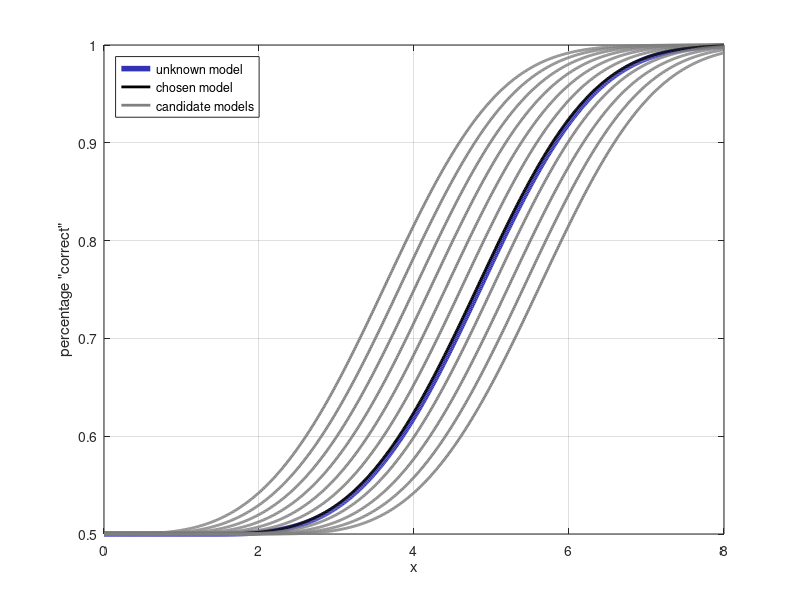
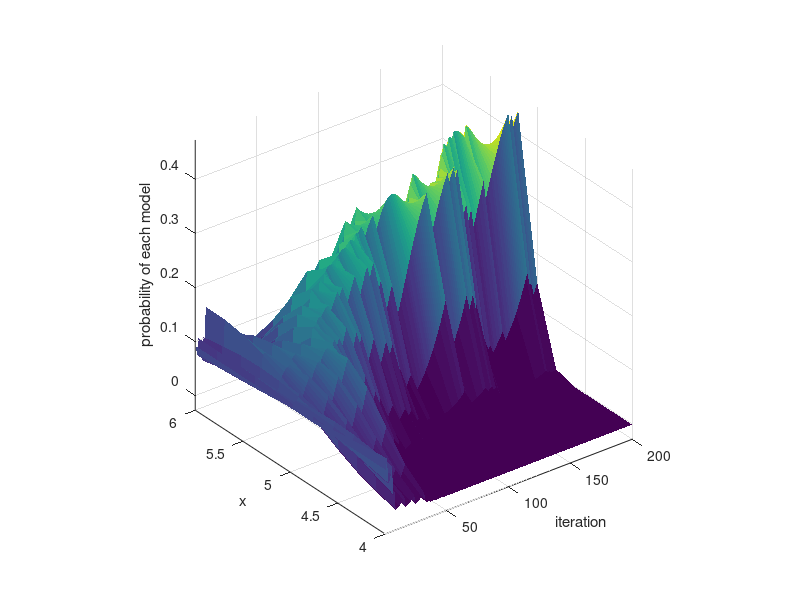
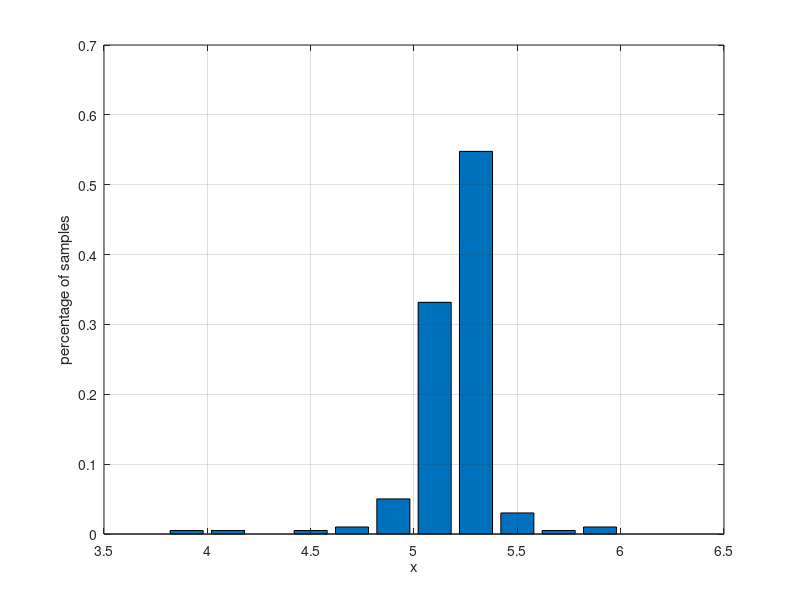

These figures' MATLAB source, in order:
% pr_exercise_6.m
%
% In this exercise we want to find the model which best approximates an unknown Psychometric
% function. We know that the unknown Psychometric function is a displaced representation, in the
% [0,2] interval, of a basic psychometric function with threshold=4. We have 11 models whose
% displacement varies in the [0,2] interval with a step of 0.2. There are two ways of finding
% the best approximation.
%
% First we can get 20 samples for each small displacement (ex. dx=0.2) on x axis and calculate
% the % "correct' for each position. Then we find the Psychometric function that fits the best
% the salculated percentages.
%
% A more efficient approach to the problem is the use of Bayesian inferece (or learning) which
% iteratively converges to the best model. This algorithm can be summarized
% in the following steps:
%
% a. Assign equal weights to all models
% b. sample (get a response) at a random displacement in the [0,2] interval
% c. calculate new weights for each model (multiply old weights with the return probability of Psychometric function if sample=1 or 1-probability if sample=0)
% d. normalize new weights in order for then to sum to 1
% e. sample at the threshold of the model with the highest weight
% f. repeat from c


function exercise_6()

close all;

% threshold of the basic Psychometric function
T = 4;

% displacement of the unknown Psychometric function that we want to approximate. This is
% the unknown that we want to approximate.
unknownDisp = 1.238;
%unknownDisp = 2*rand;

% displacements of the candidate models
dispStep = 0.2;
displacements = 0:dispStep:2;

% priors are initialized to be uniform (other initialization possible)
priors = ones(size(displacements))./size(displacements,2);

% probability of models for the current step. Each model represents a threshold
M = zeros(size(displacements));

% in 1st step previous model probability is equal to priors
M_n = priors;

% initial sampling in x axis is chosen randomly
c = T + rand*max(displacements);

% history of sampling points
cHist = zeros(1,0);
i=1;

% we use a fixed number of trials; alternatively,
% a convergence measure could be used for termination
while (i<200)
    % get response for current sample (see below for a provided function)
    r = Response(c, T);

    % calculate new probability for each model based on response and previous step probability
    % M_n(end,j) is the previous step proability of model j
    if r == 1
        M = M_n(end, :) .* Psychometric(c, T, displacements);
    else
        M = M_n(end, :) .* (1 - Psychometric(c, T, displacements));
    end
    % normalize new probabilities
    M = M ./ sum(M);

    % add sample to history
    cHist = [cHist c];

    % add current models' probability to history
    M_n = [M_n; M];

    % calculate new sample. Equals to the threshold of the
    % model which currently has the highest probability
    [~, index] = max(M);
    c = T + displacements(index); % basic T plus displacement of model
    i = i+1;
end

[t, index] = sort(M_n(end,:),'descend');
fprintf('Unknown threshold %.3f Approximated threshold %.3f\n', T+unknownDisp, T+displacements(index(1)));

% visualize psychometric functions
x = 0:0.01:8;
y = Psychometric(x,T,unknownDisp);
h1 = plot(x,y, 'LineWidth', 4, 'Color', [0.2 0.2 0.7]);
hold on;
for i=1:size(displacements,2)
    y = Psychometric(x,T,displacements(i));
    if (i == index(1))
        h2 = plot(x,y, 'LineWidth', 2, 'Color', [0 0 0]);
    else
        h3 = plot(x,y, 'LineWidth', 2, 'Color', [0.5 0.5 0.5]);
    end
end
grid on;
xlabel('x');
ylabel('percentage "correct"');
legend([h1 h2 h3], {'unknown model', 'chosen model', 'candidate models'}, 'Location', 'northwest');

% visualize convergence
displacements = displacements+T;
x = repmat((1:size(M_n,1))',1,size(M_n,2));
y = repmat(displacements, size(M_n,1),1);
figure;
surf(x,y,M_n, 'EdgeColor', 'none');
grid on;
axis vis3d;
ylabel('x');
xlabel('iteration');
zlabel('probability of each model');

% visualize sampling
binranges = T-dispStep/2:dispStep:T+2+dispStep/2;
bincounts = histc(cHist, binranges);
bincounts = bincounts./sum(bincounts);
figure;
bar(binranges, bincounts);
grid on;
xlabel('x');
ylabel('percentage of samples');

%keyboard

%--------------------------------- helper functions ----------------------------
%
% Functions which provide the functionality needed for estimating the best model. Take a look
% if you want to understand the full process

% Returns response of unknown psychometric function for a point c in x axis
% and basic threshold T.  r=1 "correct"
%
% input:
%   c   - position of sample
%   T   - threshold of basic psychometric function
%
% output:
%   r   - response (1 == "correct", 0 == "false")
function r = Response(c,T)
    r = 0;
    if(rand <= Psychometric(c,T,unknownDisp))
    % Probability of correct response increases as we move to higher c
        r = 1;
    end
end

% Returns the probability for a point c in x axis with basic threshold T
% and displacement d. If d>0 displaces to the right
%
% input:
%   c   - position of sample
%   T   - threshold of basic psychometric function
%   d   - displacement from basic psycometric funtion. (d>0 displaces to the right)
%
% output:
%   p   - probability of correct response for point c of the displaced by d psycometric function

function p = Psychometric(c, T, d)
    c = c - d;
    c(c(:)<0) = 0;
    p = 1 - 0.5 * exp(-(c / T) .^ 3.5);
end

end
